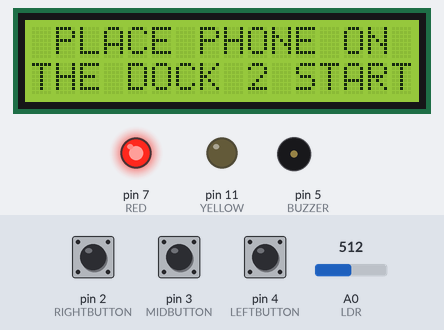
A sketch run on a simulated Arduino Uno, built with avr-gcc and run on an emulated ATmega328P. On the bench: 16×2 character LCD, output pins drawn as LEDs (lit = HIGH), buzzer (waves = sounding). The inputs (shaded band) are chosen by the test bench; at power-on: A0 (LDR) = 512, pin 3 (MIDBUTTON) HIGH, pin 2 (RIGHTBUTTON) HIGH, pin 4 (LEFTBUTTON) HIGH. What the sketch prints to the serial monitor is not drawn.

Above: at 7.2 s.
7.3 s: A0 (LDR) set to 33
10.3 s: A0 (LDR) set to 27
At 11.1 s:
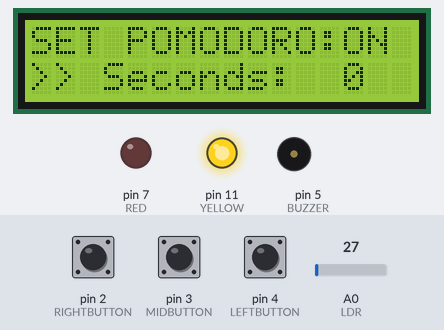
11.8 s: A0 (LDR) set to 69
At 12.2 s:
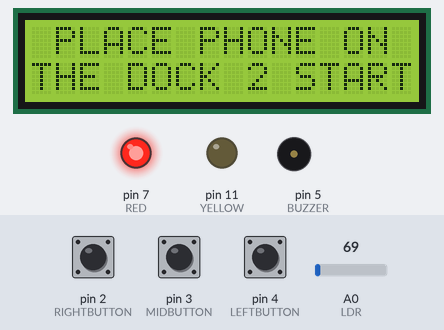
14.8 s: A0 (LDR) set to 20
At 15.8 s:
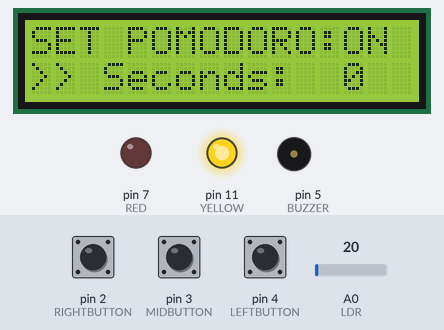
16.5 s: pin 3 (MIDBUTTON) pulled LOW for 0.3 s
At 26.9 s:
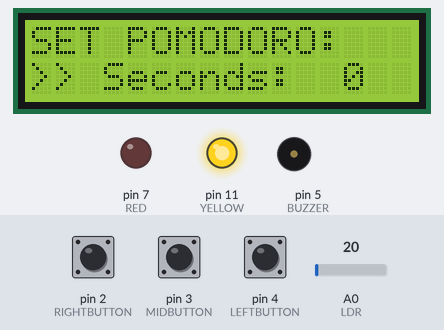
Timing chart, 0 to 27.9 s (numbered marks = the images above; inputs shaded):
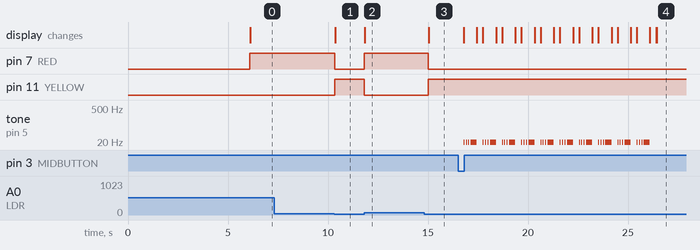

Measured:
- the behaviour switches between 31 and 30 on A0 (LDR) (found by bisection; images 0 and 1)
- after the input at 10.3 s, pin 7 (RED): HIGH → LOW at once; pin 11 (YELLOW): LOW → HIGH at once; the display: changes after 0.06 s (image 1)
- after the input at 11.8 s, pin 7 (RED): LOW → HIGH at once; pin 11 (YELLOW): HIGH → LOW at once; the display: changes after 0.05 s (image 2)
- after the input at 14.8 s, pin 7 (RED): HIGH → LOW after 0.20 s; pin 11 (YELLOW): LOW → HIGH after 0.20 s; the display: changes after 0.23 s (image 3)
- after the input at 16.5 s, tone on pin 5 (BUZZER): silent → 1 Hz after 0.28 s, then repeats every 0.96 s: 2 × (silent 0.10 s, 1 Hz 0.02 s), silent 0.10 s, 1 Hz 0.30 s, silent 0.30 s, 1 Hz 0.02 s, until it stays silent from 26.1 s; the display: first changes after 0.28 s (image 4 shows a later state)

The sketch:

arduino_pomodoro_timer.ino
```cpp
#include <Wire.h>
#include <LiquidCrystal_I2C.h>

#define LEFTBUTTON 4
#define MIDBUTTON 3
#define RIGHTBUTTON 2
#define BUZZER 5
#define RED 7
#define YELLOW 11
#define LDR A0

LiquidCrystal_I2C lcd(0x27, 16, 2);

//variables for the pomodoro
int pomoMinutes = 0;
int pomoSeconds = 0;
bool setPomo = false;
bool isPomoDone = false;
bool  settingSeconds = true; //true pag seconds, false pag minutes ang inugset
int counter = 0;
int startFlag = 0;

void setup() {
  Serial.begin(115200);
  pinMode(RED, OUTPUT);
  pinMode(LDR, INPUT);
  pinMode(LEFTBUTTON, INPUT_PULLUP);
  pinMode(MIDBUTTON, INPUT_PULLUP);
  pinMode(RIGHTBUTTON, INPUT_PULLUP);
  pinMode(BUZZER, OUTPUT);
  pinMode(RED, OUTPUT);
  pinMode(YELLOW, OUTPUT);
  pinMode(LDR, INPUT);

  lcd.begin(16, 2);
  lcd.backlight();

  //welcome message;
  introduction();

}

void loop() {
  int ldrStatus = analogRead(LDR);
  static int currentMenu = 0;
  static unsigned long elapsedTime = 0;

  // Serial.print("LDR Value: ");
  // Serial.println(ldrStatus);
  // Serial.print("Start Flag: ");
  // Serial.println(startFlag);

  //for verification [LDR]

  if(isPhoneInDock() == 0) {
    if(pomoMinutes != 0 || pomoSeconds != 0) {
      counter++;
      delay(1000);
        Serial.print("Counter: ");
        Serial.println(counter);
    }
    lcd.setCursor(0,0);
    lcd.print(" PLACE PHONE ON");
    lcd.setCursor(0, 1);
    lcd.print("THE DOCK 2 START");
    delay(500);
    digitalWrite(YELLOW, HIGH);
    digitalWrite(RED, LOW);
    return; // Prevent further execution if the phone is not in the dock
  }

  //setting the pomodoro timer
  if(currentMenu == 0) {
    lcd.setCursor(0, 0);
    lcd.print("SET POMODORO:");
      if(settingSeconds) {
        lcd.setCursor(0,1);
        lcd.print(">> Seconds: ");
        if(pomoSeconds < 10)
          lcd.print(" ");
        lcd.print(pomoSeconds);
        lcd.print("  ");
      } else {
        lcd.setCursor(0,1);
        lcd.print(">> Minutes: ");
        if(pomoMinutes < 10)
          lcd.print(" ");
        lcd.print(pomoMinutes);
          lcd.print("   ");
      }

      if(buttonPressed(LEFTBUTTON)) {
        if(settingSeconds) {
          pomoSeconds++;
          if(pomoSeconds > 59)
            pomoSeconds = 0;
        } else {
          pomoMinutes++;
          if(pomoMinutes > 59)
            pomoMinutes = 0;
        }
      }
      //change para instead na seconds ang iset kay minutes na
      if(buttonPressed(RIGHTBUTTON)) {
        settingSeconds = !settingSeconds;
      }
      //confirm the timer fo the pomodoro
      if(buttonPressed(MIDBUTTON)) {
        setPomo = true;
        currentMenu = 1;
      }
  } // end of the first if condi ----------------------------------------

  //for countdown logic
  if(currentMenu == 1) {
    if(setPomo == 1) {
      unsigned long currentTime = millis();

      if(currentTime - elapsedTime >= 1000) {
        elapsedTime = currentTime;

        if(pomoSeconds == 0) {
          if(pomoMinutes == 0) { //if wa nay secs and mins
            isPomoDone = true;
            setPomo = false;
          } else { //if napay minutes bilin
            pomoMinutes--;
            pomoSeconds = 59;
          }
        } else { //if naa pa unod ang secs
          pomoSeconds--;
        }

        sendPomodoroData("RUNNING");
      }

      lcd.setCursor(0, 0);
      lcd.print("<< TIME LEFT: >>");
      lcd.setCursor(0, 1);
      lcd.print(" ");
      if(pomoMinutes < 10)
          lcd.print(" ");
      lcd.print(pomoMinutes);
      lcd.print("min : ");
      if(pomoSeconds < 10)
          lcd.print(" ");
      lcd.print(pomoSeconds);
      lcd.print("sec  ");
    }
  }//end for if currentMenu is 1

  //to trigger alarm
  if(isPomoDone) {
    lcd.clear();
    lcd.setCursor(0, 0);
    lcd.print("   TIME'S UP!   ");
    lcd.setCursor(0, 1);
    lcd.print(" POMODORO DONE  ");
    sendPomodoroData("COMPLETED.");

    for (int i = 0; i < 10; i++) {
      lcd.backlight();
      tone(BUZZER, HIGH);
      delay(20);
         noTone(BUZZER);
         delay(100);
      tone(BUZZER, HIGH);
      delay(20);
         noTone(BUZZER);
         delay(100);
      tone(BUZZER, HIGH);
      delay(20);
         noTone(BUZZER);
         delay(100);
      tone(BUZZER, HIGH);
      delay(300);
      lcd.noBacklight();
         noTone(BUZZER);
         delay(300);
    }

    lcd.backlight();
    isPomoDone = false;
    currentMenu = 0;
    counter = 0;
    lcd.clear();
  }
}
//other functions:------------------------------------------------------
bool isPhoneInDock() {
  int ldrStatus = analogRead(LDR);
  if (ldrStatus <= 30) {
    digitalWrite(YELLOW, HIGH);
    digitalWrite(RED, LOW);
    // Serial.println("LDR is DARK, LED is ON");
    return true;
   }
  else {
    digitalWrite(YELLOW, LOW);
    digitalWrite(RED, HIGH);
    Serial.println("---------------");
    return false;
  }
}

void introduction() {
  lcd.setCursor(3, 0);
  lcd.print("WELCOME TO");
  lcd.setCursor(1, 1);
  lcd.print("POMODORO TIMER");
  delay(6000);
  lcd.clear();
}


bool buttonPressed(int pin) {
  if (digitalRead(pin) == LOW) {
    delay(200);
    return true;
  }
  return false;
}

void sendPomodoroData(String state) {
  // Construct dynamic JSON payload
 String payload = "{\"minutes\":" + String(pomoMinutes) +
                 ",\"seconds\":" + String(pomoSeconds) +
                 ",\"counter\":" + String(counter) + "}";


  // Send JSON to ESP32 via Serial --- PAPRINT PADUNG ESP32
  Serial.println(payload);
}
```
